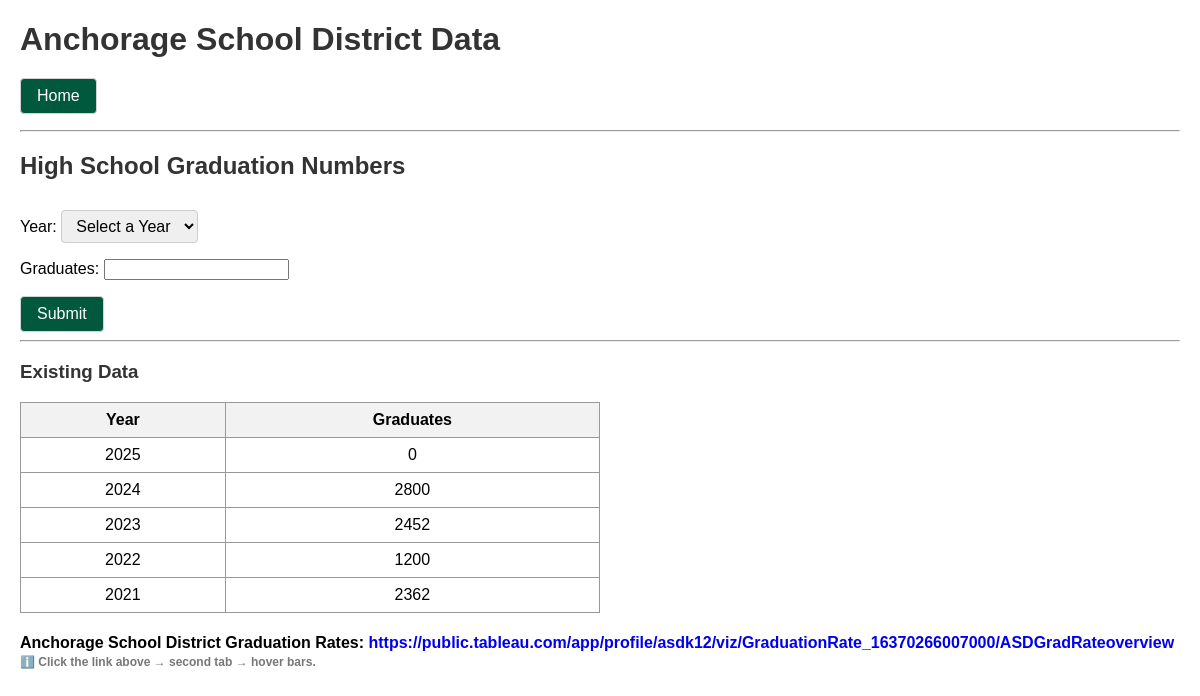
The page /graduates/ on the database as committed earlier.
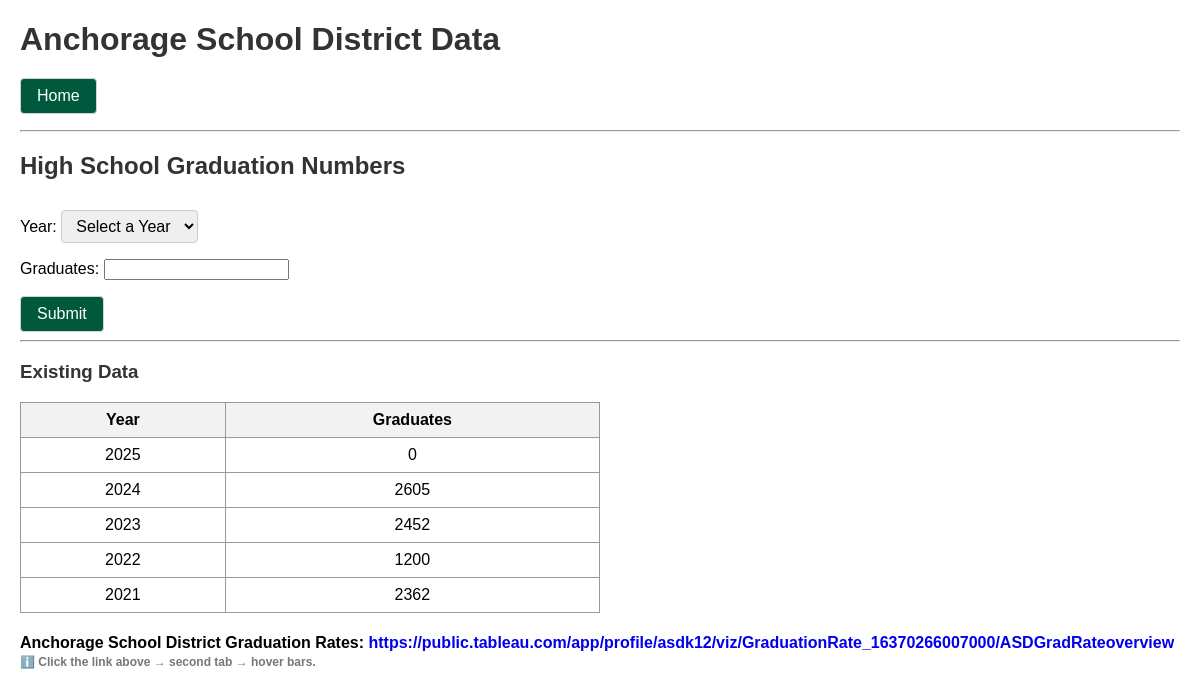
The same page on the database as committed later.
### main/models.py (models this page shows, shortened)
class GraduationData(models.Model):
    year = models.IntegerField(unique=True)
    graduates = models.IntegerField()

### main/views.py (the view)
# urls.py: path('graduates/', views.graduate_data, name='graduates'),
def graduate_data(request):
    error = None
    current_year = datetime.now().year
    for year in range(2021, current_year + 1):
        GraduationData.objects.get_or_create(year=year, defaults={'graduates': 0})
    if request.method == 'POST':
        password = request.POST.get('graduate_password', '').strip()
        if not check_password(password, settings.UPLOAD_PASSWORD_HASH):
            error = "Invalid password."
            form = GraduationForm(request.POST)
        else:
            form = GraduationForm(request.POST)
            if form.is_valid():
                year = form.cleaned_data['year']
                graduates = form.cleaned_data['graduates']
                GraduationData.objects.update_or_create(
                    year=year,
                    defaults={'graduates': graduates}
                )
                script_path = os.path.join(settings.BASE_DIR, "main", "arima.py")
                subprocess.run([sys.executable, script_path], check=True)
                return redirect('graduates')
    else:
        form = GraduationForm()
    data = GraduationData.objects.all().order_by('-year')
    return render(request, "graduates.html", {
        'form': form,
        'data': data,
        'error': error
    })

### main/forms.py (shortened to what this page needs)
class GraduationForm(forms.ModelForm):
    current_year = datetime.now().year
    YEAR_CHOICES = [("", "Select a Year")] + [
        (y, str(y)) for y in range(current_year, 2020, -1)
    ]
    year = forms.ChoiceField(
        choices=YEAR_CHOICES,
        label="Year",
        required=True,
        widget=forms.Select(attrs={'class': 'form-select'})
    )
    class Meta:
        model = GraduationData
        fields = ['year', 'graduates']

### main/context_processors.py (called while the page is built)
def add_prefix(request):
    return {"URL_PREFIX": settings.URL_PREFIX}

### main/templates/graduates.html (shortened to what this page needs)
{% load static %}
<!DOCTYPE html>
<html>
<head>
    <link rel="stylesheet" href="{% static 'style.css' %}">
</head>
<body>
    <h1>Anchorage School District Data</h1>
    <p>
        <a href="{% if URL_PREFIX %}/{{ URL_PREFIX }}/{% else %}/{% endif %}"><button>Home</button></a>
    </p>
    <hr>
    <h2>High School Graduation Numbers</h2>
    <form method="POST" id="gradForm" onsubmit="showPasswordBox(event)">
        {{ form.as_p }}
        <button type="submit">Submit</button>
    </form>
    <hr>
    <h3>Existing Data</h3>
    <table>
        <tr>
            <th>Year</th>
            <th>Graduates</th>
        </tr>
        {% for entry in data %}
        <tr>
            <td>{{ entry.year }}</td>
            <td>{{ entry.graduates }}</td>
        </tr>
        {% empty %}
        <tr>
            <td colspan="2">No data yet.</td>
        </tr>
        {% endfor %}
    </table>
    <h4>
        Anchorage School District Graduation Rates:
        <a href="https://public.tableau.com/app/profile/asdk12/viz/GraduationRate_16370266007000/ASDGradRateoverview" target="_blank">
            https://public.tableau.com/app/profile/asdk12/viz/GraduationRate_16370266007000/ASDGradRateoverview
        </a>
        <span style="font-size:12px;color:#777;">
            <br>ℹ️ Click the link above → second tab → hover bars.
        </span>
    </h4>
</body>
</html>

### main/static/style.css (style rules this page uses)
body { font-family: Arial, sans-serif; margin: 40px; background: white; }
h1 { margin-bottom: 20px; color: #222; }
button { padding: 8px 16px; cursor: pointer; border: 1px solid lightgrey; border-radius: 4px; background: #00583D; color: white; font-size: 16px; transition: background-color 0.2s ease; }
select { padding: 6px 10px; font-size: 16px; border-radius: 4px; border: 1px solid #ccc; margin-top: 10px; }
a { text-decoration: none; }

### main/templates/graduates.html (style rules this page uses)
input[type=number] { -moz-appearance: textfield; }
body { font-family: Arial, sans-serif; margin: 20px; }
table { border-collapse: collapse; width: 50%; margin-top: 10px; }
th, td { border: 1px solid #999; padding: 8px; text-align: center; }
th { background-color: #f2f2f2; }
h1, h2, h3 { color: #333; }

Rows that differ between the two databases and show on the page:
changed GraduationData (number 2 of 5 on the later page): graduates "2800" → "2605"
